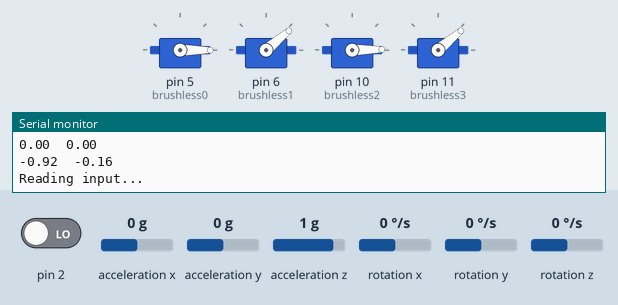
Recording of a sketch running on a simulated Arduino Uno, built with avr-gcc and run on an emulated ATmega328P. Parts: 4 × servo, the last lines printed to the serial monitor. The inputs (shaded band) are chosen by the test bench; at power-on: acceleration x 0 g, acceleration z 1 g, acceleration y 0 g, pin 2 LOW, rotation x 0 °/s, rotation y 0 °/s, rotation z 0 °/s. The sensor or clock chip raises its interrupt line as the real part does.

Above: at 3.8 s.
3.9 s: acceleration x set to -0.2 g
At 4.4 s:
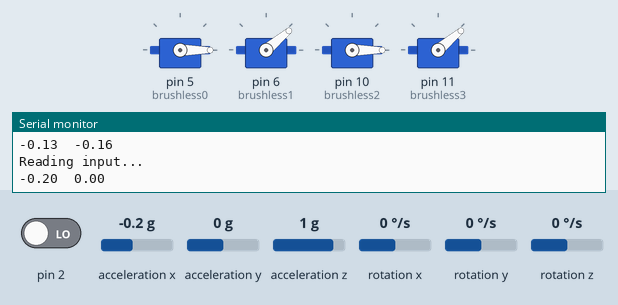
6.9 s: acceleration z set to -1.4 g
At 7.4 s:
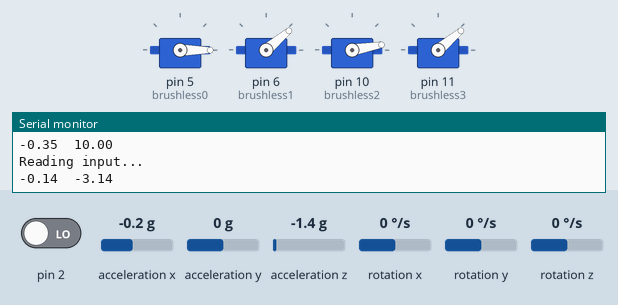
9.9 s: acceleration y set to 1.4 g
At 10.3 s:
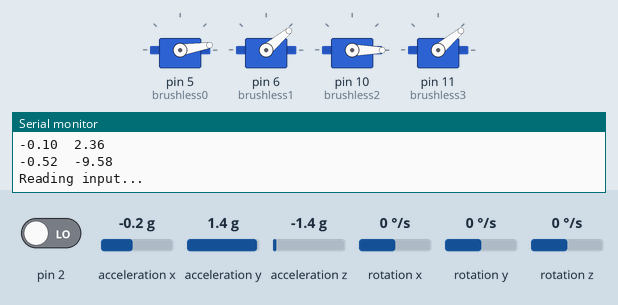
Timing chart, 0 to 12.9 s (numbered marks = the images above; inputs shaded):
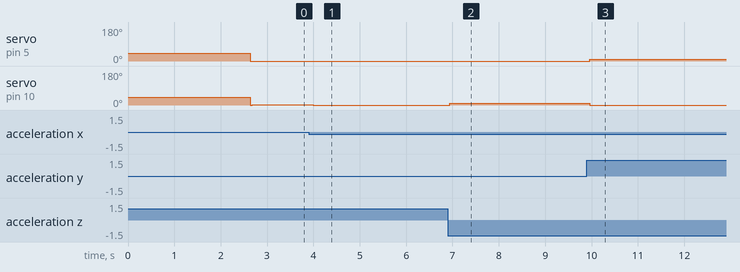

The sketch:

PID_IMU_Test.ino
```cpp
/*
 * Ethan and Zane
 * 8/12/14
 * Arduino Quadcopter IMU Test
 */

//Includes
#include "I2Cdev.h"
#include "MPU6050_6Axis_MotionApps20.h"
#include "Wire.h"
#include <PID_v1.h>
#include <Servo.h>

MPU6050 mpu;

int pitchVal0;
int pitchVal1;
int pitchVal2;
int pitchVal3;

int finalVal0;
int finalVal1;
int finalVal2;
int finalVal3;

int motor0;
int motor1;
int motor2;
int motor3;

// Yaw/pitch/roll angles (in degrees) calculated from the quaternions coming
// from the FIFO. Note this also requires gravity vector calculations.
// Also note that yaw/pitch/roll angles suffer from gimbal lock (for
// more info, see: http://en.wikipedia.org/wiki/Gimbal_lock)
#define OUTPUT_READABLE_YAWPITCHROLL

// MPU control/status vars
bool dmpReady = false;  // set true if DMP init was successful
uint8_t mpuIntStatus;   // holds actual interrupt status byte from MPU
uint8_t devStatus;      // return status after each device operation (0 = success, !0 = error)
uint16_t packetSize;    // expected DMP packet size (default is 42 bytes)
uint16_t fifoCount;     // count of all bytes currently in FIFO
uint8_t fifoBuffer[64]; // FIFO storage buffer

// orientation/motion vars
Quaternion q;           // [w, x, y, z]         quaternion container
VectorInt16 aa;         // [x, y, z]            accel sensor measurements
VectorInt16 aaReal;     // [x, y, z]            gravity-free accel sensor measurements
VectorInt16 aaWorld;    // [x, y, z]            world-frame accel sensor measurements
VectorFloat gravity;    // [x, y, z]            gravity vector
float ypr[3];           // [yaw, pitch, roll]   yaw/pitch/roll container and gravity vector

// ================================================================
// ===               INTERRUPT DETECTION ROUTINE                ===
// ================================================================

volatile bool mpuInterrupt = false;     // indicates whether MPU interrupt pin has gone high
void dmpDataReady() {
    mpuInterrupt = true;
}

double pSetpoint, pInput, pOutput;
double rSetpoint, rInput, rOutput;

PID pitchPID(&pInput, &pOutput, &pSetpoint, 4, 0, 0, DIRECT);
PID rollPID(&rInput, &rOutput, &rSetpoint, 4, 0, 0, DIRECT);

Servo brushless0;
Servo brushless1;
Servo brushless2;
Servo brushless3;

// ================================================================
// ===                      INITIAL SETUP                       ===
// ================================================================

void setup() {
    brushless0.attach(5);
    brushless1.attach(6);
    brushless2.attach(10);
    brushless3.attach(11);

    brushless0.write(40);
    brushless1.write(40);
    brushless2.write(40);
    brushless3.write(40);

    delay(2000);
    Serial.begin(9600);
    // join I2C bus (I2Cdev library doesn't do this automatically)
    Wire.begin();
    TWBR = 24; // 400kHz I2C clock (200kHz if CPU is 8MHz)

    // initialize device
    Serial.println(F("Initializing I2C devices..."));
    mpu.initialize();

    // verify connection
    Serial.println(F("Testing device connections..."));
    Serial.println(mpu.testConnection() ? F("MPU6050 connection successful") : F("MPU6050 connection failed"));

    // load and configure the DMP
    Serial.println(F("Initializing DMP..."));
    devStatus = mpu.dmpInitialize();

    // make sure it worked (returns 0 if so)
    if (devStatus == 0) {
        // turn on the DMP, now that it's ready
        Serial.println(F("Enabling DMP..."));
        mpu.setDMPEnabled(true);

        // enable Arduino interrupt detection
        Serial.println(F("Enabling interrupt detection (Arduino external interrupt 0)..."));
        attachInterrupt(0, dmpDataReady, RISING);
        mpuIntStatus = mpu.getIntStatus();

        // set our DMP Ready flag so the main loop() function knows it's okay to use it
        Serial.println(F("DMP ready! Waiting for first interrupt..."));
        dmpReady = true;

        // get expected DMP packet size for later comparison
        packetSize = mpu.dmpGetFIFOPacketSize();
    } else {
        // ERROR!
        // 1 = initial memory load failed
        // 2 = DMP configuration updates failed
        // (if it's going to break, usually the code will be 1)
        Serial.print(F("DMP Initialization failed (code "));
        Serial.print(devStatus);
        Serial.println(F(")"));
    }

    pSetpoint = -.23;
    pInput = -.23;
    pitchPID.SetMode(AUTOMATIC);
    pitchPID.SetOutputLimits(-10, 10);

    rSetpoint = -0.04;
    rInput = -0.04;
    rollPID.SetMode(AUTOMATIC);
    rollPID.SetOutputLimits(-10, 10);

}

// ================================================================
// ===                    MAIN PROGRAM LOOP                     ===
// ================================================================

void loop() {
  while(true){ //loop that we can continue out of
    String input = "";

    Serial.print(pInput);
    Serial.print("\t");
    Serial.println(rInput);


    Serial.print(pOutput);
    Serial.print("\t");
    Serial.println(rOutput);

    pitchVal0 = motor0 + round(pOutput);
    pitchVal1 = motor1 + round(pOutput);
    pitchVal2 = motor2 - round(pOutput);
    pitchVal3 = motor3 - round(pOutput);

    finalVal0 = pitchVal0 - round(rOutput);
    finalVal1 = pitchVal1 + round(rOutput);
    finalVal2 = pitchVal2 + round(rOutput);
    finalVal3 = pitchVal3 - round(rOutput);

    brushless0.write(finalVal0);
    //brushless1.write(finalVal1);
    brushless2.write(finalVal2);
    //brushless3.write(finalVal3);


    // if programming failed, don't try to do anything
    if (!dmpReady) return;

    // wait for MPU interrupt or extra packet(s) available
    while (!mpuInterrupt && fifoCount < packetSize) {
        // other program behavior stuff here
        // .
        // .
        // .
        // if you are really paranoid you can frequently test in between other
        // stuff to see if mpuInterrupt is true, and if so, "break;" from the
        // while() loop to immediately process the MPU data
        // .
        // .
        // .
    }

    // reset interrupt flag and get INT_STATUS byte
    mpuInterrupt = false;
    mpuIntStatus = mpu.getIntStatus();

    // get current FIFO count
    fifoCount = mpu.getFIFOCount();

    // check for overflow (this should never happen unless our code is too inefficient)
    if ((mpuIntStatus & 0x10) || fifoCount == 1024) {
        // reset so we can continue cleanly
        mpu.resetFIFO();
        //Serial.println(F("FIFO overflow!")); Uncomment if you want it to print overflow

    // otherwise, check for DMP data ready interrupt (this should happen frequently)
    } else if (mpuIntStatus & 0x02) {
        // wait for correct available data length, should be a VERY short wait
        while (fifoCount < packetSize) fifoCount = mpu.getFIFOCount();

        // read a packet from FIFO
        mpu.getFIFOBytes(fifoBuffer, packetSize);

        // track FIFO count here in case there is > 1 packet available
        // (this lets us immediately read more without waiting for an interrupt)
        fifoCount -= packetSize;


        // display Euler angles in radians
        mpu.dmpGetQuaternion(&q, fifoBuffer);
        mpu.dmpGetGravity(&gravity, &q);
        mpu.dmpGetYawPitchRoll(ypr, &q, &gravity);
    }
    pInput = ypr[1];
    pitchPID.Compute();
    rInput = ypr[2];
    rollPID.Compute();

    Serial.println("Reading input...");
    input = read_input();
    if(input==""){continue;}

    Serial.print("Input read: ");
    Serial.print(input);
    Serial.println("\t");

    motor0 = motorValue(input, 0);
    motor1 = motorValue(input, 1);
    motor2 = motorValue(input, 2);
    motor3 = motorValue(input, 3);
  }
}


String read_input() {
  int index = 0;
  char data[19];

  if (Serial.available() <= 0 || Serial.read() != '{'){return "";}
  delay(12);
  while(Serial.available()>0) {
    char input = Serial.read();
    Serial.println("char="+input);
    if (input == '}'){break;}
    data[index] = input;
    index ++;
    delay(4);
  }
  data[index] = '\0';

  Serial.print("data=");
  Serial.print(data);
  Serial.println("");


  return String(data);
}

int motorValue(String inputData, int motorNumber) {
  int placeHolder = -1;

  switch (motorNumber) {
    case 0:
      placeHolder = 0;
      break;
    case 1:
      placeHolder = 4;
      break;
    case 2:
      placeHolder = 8;
      break;
    case 3:
      placeHolder = 12;
      break;
  }
  String val = inputData.substring(placeHolder, placeHolder+3);
  return val.toInt();
  Serial.println(val.toInt());
}
```

Measured:
- after the input at 3.9 s, servo on pin 10 (brushless2): 1° → 0° after 0.09 s
- after the input at 6.9 s, servo on pin 10 (brushless2): 0° → 10° after 0.05 s
- after the input at 9.9 s, servo on pin 5 (brushless0): 0° → 9° after 0.06 s; servo on pin 10 (brushless2): 10° → 0° after 0.06 s
